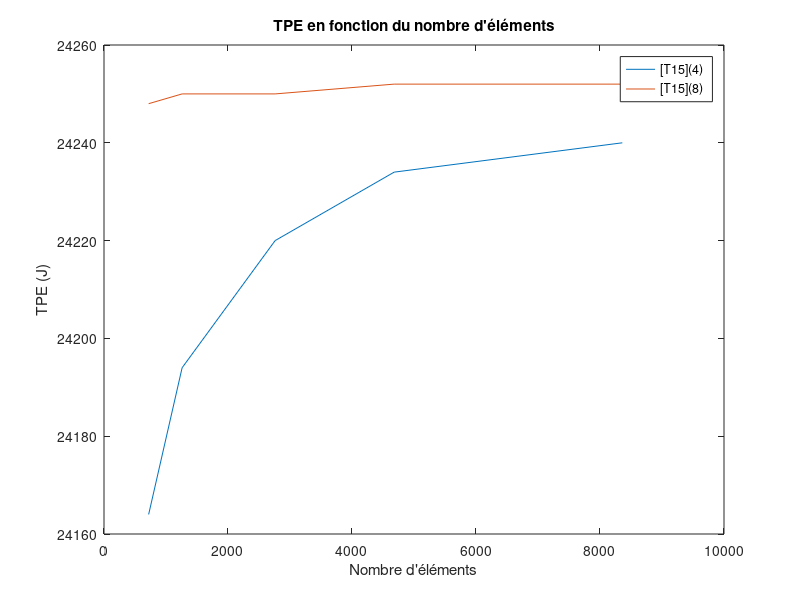
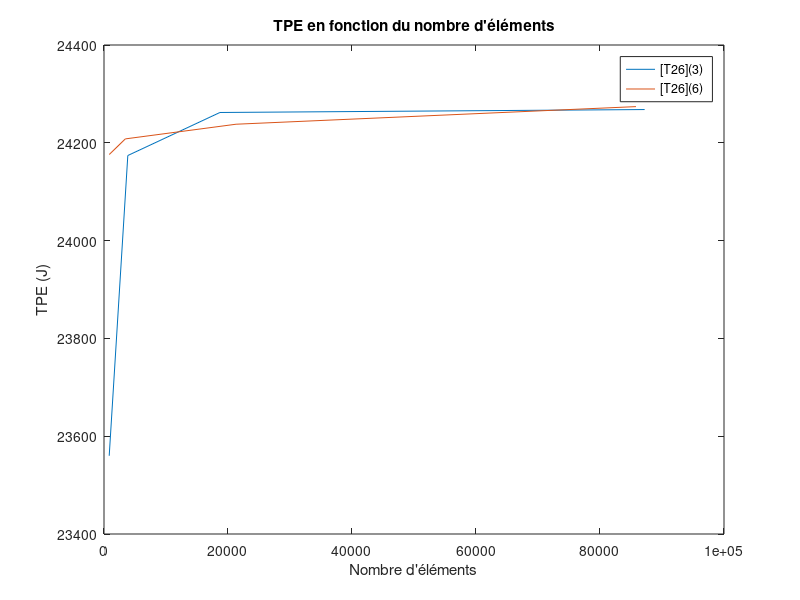
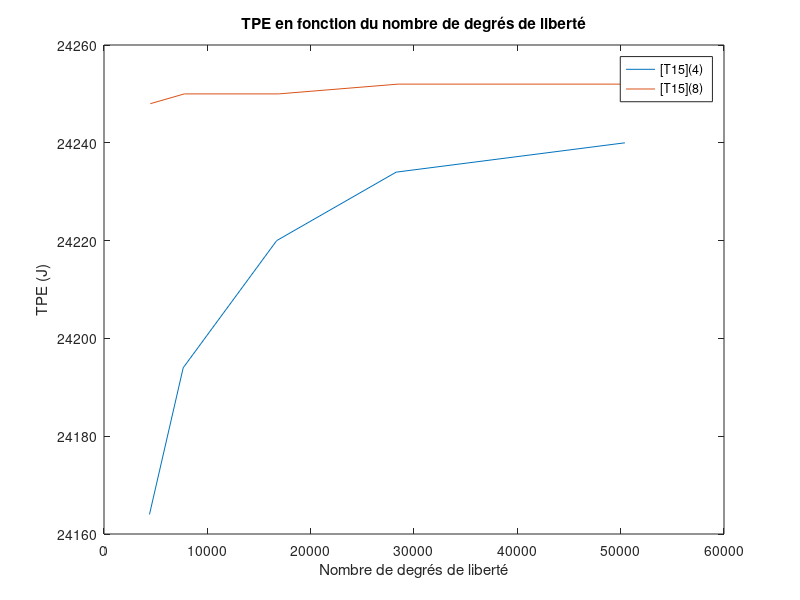
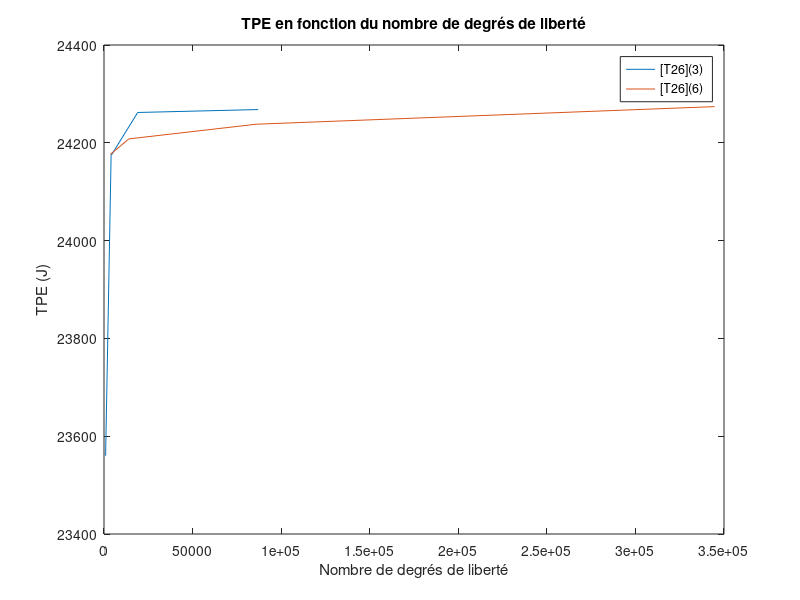

The MATLAB source for these figures, in order:
%%% ADVANCED
% Abscisses
% 1) Nombre d'éléments
elem_15_4=[720 1260 2760 4680 8360];
elem_15_8=[720 1260 2760 4680 8360];
elem_26_3=[840 3840 18700  87200];
elem_26_6=[840 3440 21300 85800];
% 2) Nombre de degrés de liberté
ddl_15_4=[4400 7665 16713 28273 50408];
ddl_15_8=[4481 7771 16867 28467 50657];
ddl_26_3=[913 4011 19023 87023];
ddl_26_6=[3507 14063 85951 344715];

% Ordonnées
% 1) Total Potential Energy
tpe_15_4=[24164 24194 24220 24234 24240];
tpe_15_8=[24248 24250 24250 24252 24252];
tpe_26_3=[11780 12087 12131 12134]*2;
tpe_26_6=[12088 12104 12119 12137]*2;
% 2) Temps de calcul
temps_15_4=[0.04 0.06 0.15 0.21 0.4];
temps_15_8=[0.07 0.11 0.33 0.41 0.67];
%temps_26_3=[];
%temps_26_6=[];
figure;
%% TPE en fonction du nombre d'éléments
plot(elem_15_4,tpe_15_4)
hold on
plot(elem_15_8,tpe_15_8)
xlabel('Nombre d''éléments')
ylabel('TPE (J)')
title('TPE en fonction du nombre d''éléments')
legend('[T15](4)','[T15](8)','location','best'); 
figure;
%% TPE en fonction du nombre d'éléments
plot(elem_26_3,tpe_26_3)
hold on
plot(elem_26_6,tpe_26_6)
xlabel('Nombre d''éléments')
ylabel('TPE (J)')
title('TPE en fonction du nombre d''éléments')
legend('[T26](3)','[T26](6)','location','best'); 
figure;
%% TPE en fonction du nombre de ddl
plot(ddl_15_4,tpe_15_4)
hold on
plot(ddl_15_8,tpe_15_8)
xlabel('Nombre de degrés de liberté')
ylabel('TPE (J)')
title('TPE en fonction du nombre de degrés de liberté')
legend('[T15](4)','[T15](8)','location','best');
figure;
%% TPE en fonction du nombre de ddl
plot(ddl_26_3,tpe_26_3)
hold on
plot(ddl_26_6,tpe_26_6)
xlabel('Nombre de degrés de liberté')
ylabel('TPE (J)')
title('TPE en fonction du nombre de degrés de liberté')
legend('[T26](3)','[T26](6)','location','best');
figure;
%% Temps de calcul en fonction du nombre d'éléments
plot(elem_15_4,temps_15_4)
hold on
plot(elem_15_8,temps_15_8)
%hold on
%plot(elem_26_3,temps_26_3)
%hold on
%plot(elem_26_6,temps_26_6)
xlabel('Nombre d''éléments')
ylabel('Temps de calcul (s)')
title('Temps de calcul en fonction du nombre d''éléments')
legend('[T15](4)','[T15](8)','location','best');
figure;
%% Temps de calcul en fonction du nombre de ddl
plot(ddl_15_4,temps_15_4)
hold on
plot(ddl_15_8,temps_15_8)
%hold on
%plot(ddl_26_3,temps_26_3)
%hold on
%plot(ddl_26_6,temps_26_6)
xlabel('Nombre de degrés de liberté')
ylabel('Temps de calcul')
title('Temps de calcul en fonction du nombre de degrés de liberté')
legend('[T15](4)','[T15](8)','location','best');
